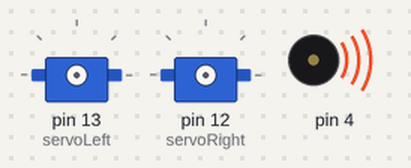
Bench run of a sketch on a simulated Arduino Uno, built with avr-gcc and run on an emulated ATmega328P. On the bench: 2 × servo, buzzer (waves = sounding).

Above: at 0.1 s.
At 1.1 s:
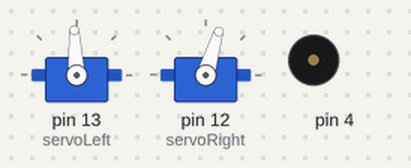
At 2.4 s:
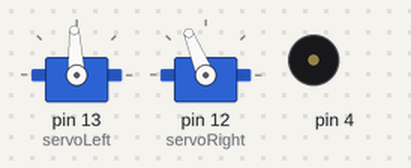
At 4.1 s:
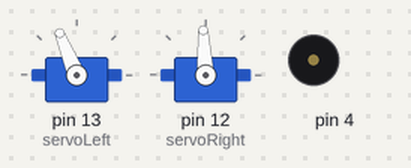
At 5.5 s:
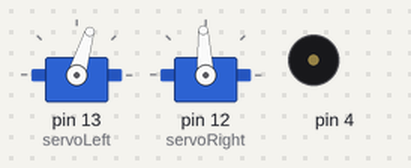
Timing chart, 0 to 7.0 s (numbered marks = the images above):
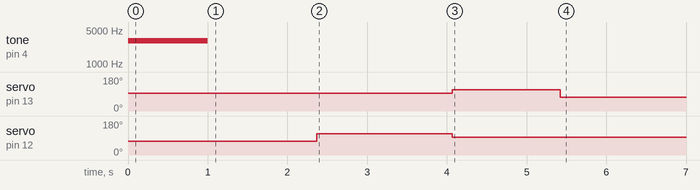

The sketch:

PivotTests.ino
```cpp
// PivotTests

#include <Servo.h>                           // Include servo library

Servo servoLeft;                             // Declare left and right servos
Servo servoRight;

void setup()                                 // Built-in initialization block
{
  tone(4, 3000, 1000);                       // Play tone for 1 second
  delay(1000);                               // Delay to finish tone

  servoLeft.attach(13);                      // Attach left signal to P13
  servoRight.attach(12);                     // Attach right signal to P12

  /* // Pivot forward-left */
  /* servoLeft.writeMicroseconds(1500);         // Still */
  /* servoRight.writeMicroseconds(1300);        // Right wheel clockwise */
  /* delay(2000);                               // ...for 2 seconds */

  /* // Pivot forward-right */
  /* servoLeft.writeMicroseconds(1700);         // Left wheel counterclockwise */
  /* servoRight.writeMicroseconds(1500);        // Still */
  /* delay(2000);                                // ...for 2 seconds */

  /* // Pivot backward-left */
  /* servoLeft.writeMicroseconds(1500);         // Still */
  /* servoRight.writeMicroseconds(1700);        // Right wheel counterclockwise */
  /* delay(2000);                                // ...for 2 seconds */

  /* // Pivot backward-right */
  /* servoLeft.writeMicroseconds(1300);         // Left wheel clockwise */
  /* servoRight.writeMicroseconds(1500);        // Still */
  /* delay(2000);                               // ...for 2 seconds */


  // 90 degrees turns
  // Pivot forward-left
  servoLeft.writeMicroseconds(1500);         // Still
  servoRight.writeMicroseconds(1300);        // Right wheel clockwise
  delay(1370);                               // ...turn 90 degrees!

  // Pivot backward-left
  servoLeft.writeMicroseconds(1500);         // Still
  servoRight.writeMicroseconds(1700);        // Right wheel counterclockwise
  delay(1700);                               // ...turn 90 degrees! calculated: 1275

  // Pivot forward-right
  servoLeft.writeMicroseconds(1700);         // Left wheel counterclockwise
  servoRight.writeMicroseconds(1500);        // Still
  delay(1350);                               // ...turn 90 degrees! calculated: 1272

  // Pivot backward-right
  servoLeft.writeMicroseconds(1300);         // Left wheel clockwise
  servoRight.writeMicroseconds(1500);        // Still
  delay(1375);                               // ...turn 90 degrees! calculated: 1268

  servoLeft.detach();                        // Stop sending servo signals
  servoRight.detach();

  pinMode(13, OUTPUT);
  digitalWrite(13, LOW);
}

void loop()                                  // Main loop auto-repeats
{                                            // Empty, nothing needs repeating
}
```
